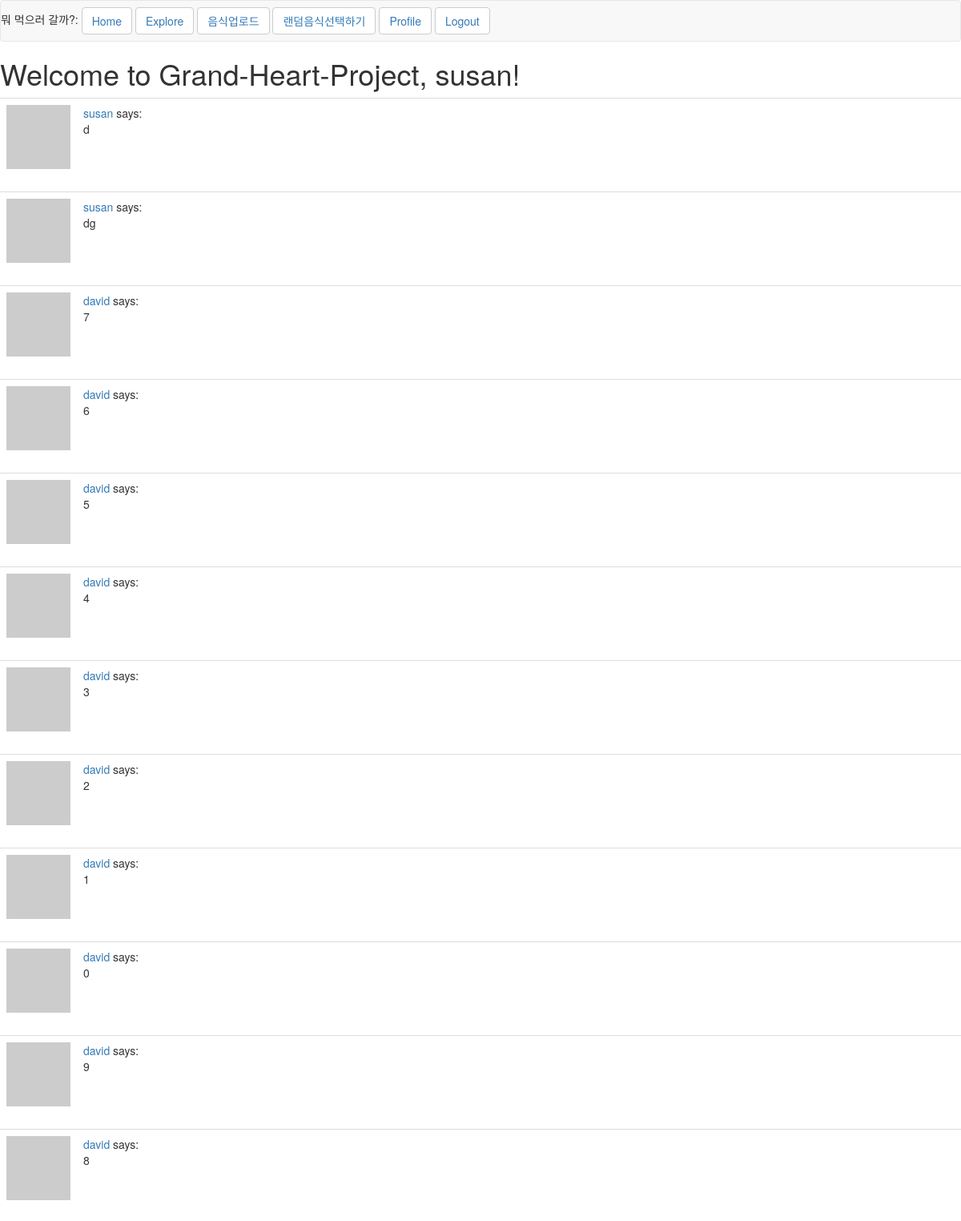
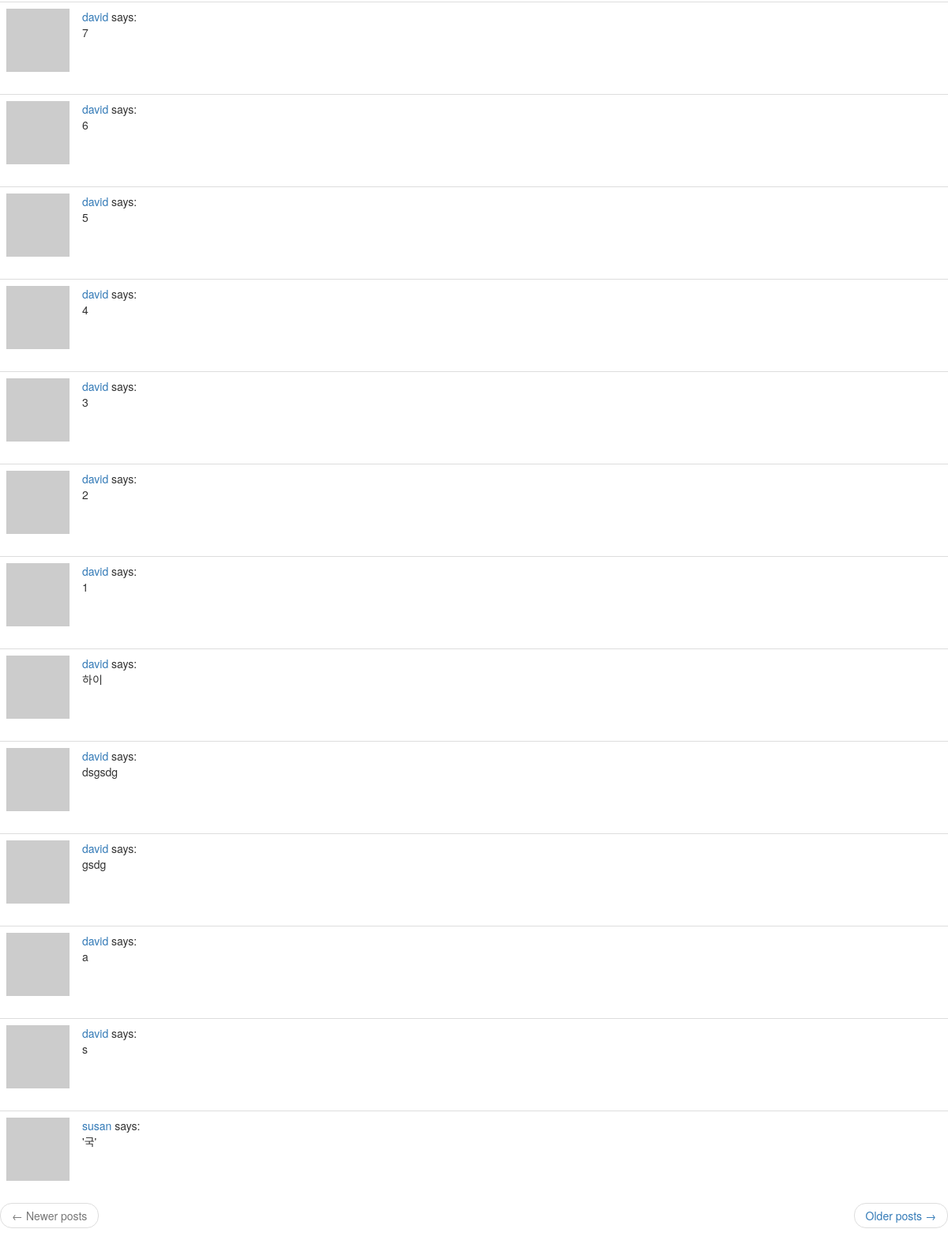
The page /explore (signed in) on the database as committed earlier (2 pictures, top to bottom).
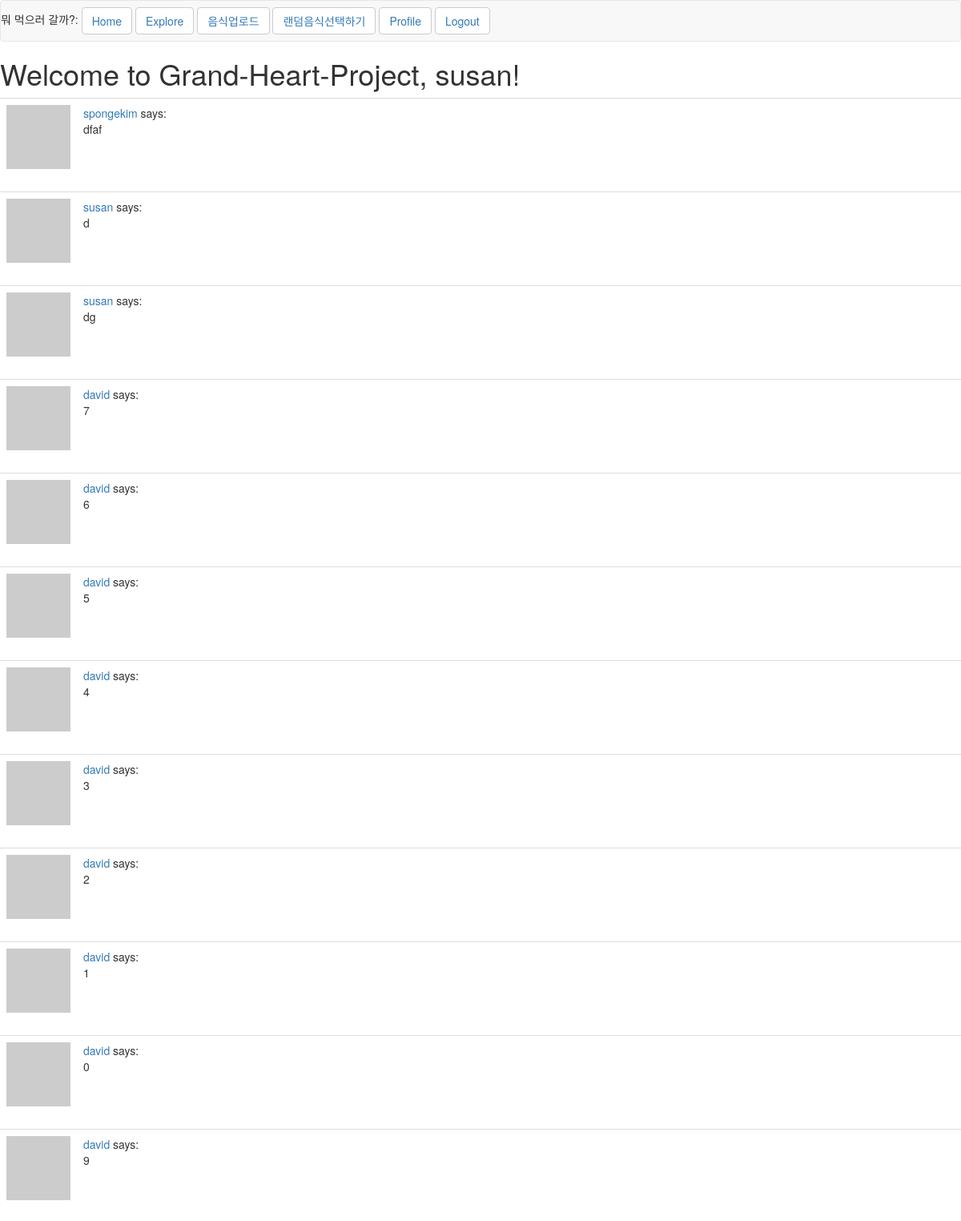
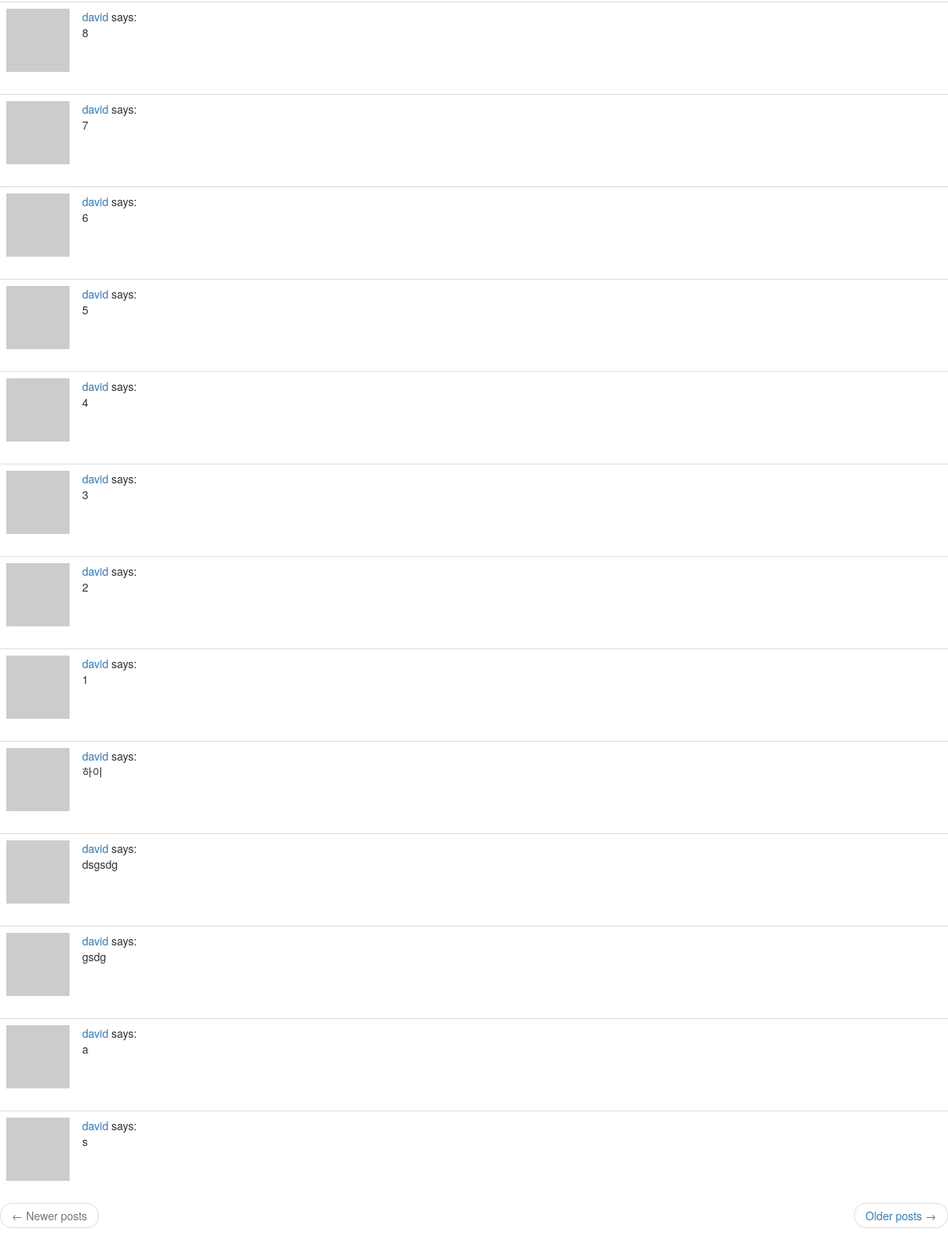
The same page on the database as committed later (2 pictures, top to bottom).
### app/models.py (models this page shows, shortened)
class User(UserMixin, db.Model):
    id = db.Column(db.Integer, primary_key=True)
    username = db.Column(db.String(64), index=True, unique=True)
    email = db.Column(db.String(120), index=True, unique=True)
    password_hash = db.Column(db.String(128))
    posts = db.relationship('Post', backref='author', lazy='dynamic')
    about_me = db.Column(db.String(140))
    last_seen = db.Column(db.DateTime, default=datetime.utcnow)
    followed = db.relationship(
        'User', secondary=followers,
        primaryjoin=(followers.c.follower_id == id),
        secondaryjoin=(followers.c.followed_id == id),
        backref=db.backref('followers', lazy='dynamic'), lazy='dynamic')
    friends = db.relationship("User",#친구 추가 기능
                secondary=association_table,#
                backref='added_by',#
                primaryjoin=id == association_table.c.user_id,#
                secondaryjoin=id == association_table.c.friend_id)#
    def avatar(self, size):
        digest = md5(self.email.lower().encode('utf-8')).hexdigest()
        return 'https://www.gravatar.com/avatar/{}?d=identicon&s={}'.format(
            digest, size)

class Post(db.Model):
    id = db.Column(db.Integer, primary_key=True)
    body = db.Column(db.String(140))
    timestamp = db.Column(db.DateTime, index=True, default=datetime.utcnow)
    user_id = db.Column(db.Integer, db.ForeignKey('user.id'))

### app/routes.py (the view)
@app.route('/explore')
@login_required
def explore():
   page = request.args.get('page', 1, type=int)
   posts = Post.query.order_by(Post.timestamp.desc()).paginate(
       page, app.config['POSTS_PER_PAGE'], False)
   next_url = url_for('explore', page=posts.next_num) \
       if posts.has_next else None
   prev_url = url_for('explore', page=posts.prev_num) \
       if posts.has_prev else None
   return render_template("index.html", title='Explore', posts=posts.items,
                         next_url=next_url, prev_url=prev_url)

### app/models.py (called while the page is built)
@login.user_loader
def load_user(id):
    return User.query.get(int(id))

### app/routes.py (called while the page is built)
@app.before_request
def before_request():
    if current_user.is_authenticated:
        current_user.last_seen = datetime.utcnow()
        db.session.commit()

### app/templates/index.html (shortened to what this page needs)
{% extends "base.html" %}
{% block content %}
    <h1>Welcome to Grand-Heart-Project, {{ current_user.username }}!</h1>
    {% for post in posts %}
        {% include '_post.html' %}
    {% endfor %}
    <nav aria-label="...">
        <ul class="pager">
            <li class="previous{% if not prev_url %} disabled{% endif %}">
                <a href="{{ prev_url or '#' }}">
                    <span aria-hidden="true">&larr;</span> Newer posts
                </a>
            </li>
            <li class="next{% if not next_url %} disabled{% endif %}">
                <a href="{{ next_url or '#' }}">
                    Older posts <span aria-hidden="true">&rarr;</span>
                </a>
            </li>
        </ul>
    </nav>
{% endblock %}

### app/templates/base.html (shortened to what this page needs)
{% extends 'bootstrap/base.html' %}
{% block navbar %}
    <nav class="navbar navbar-default">
        뭐 먹으러 갈까?:
        <button type="button" class="btn btn-default navbar-btn"><a href="{{ url_for('index') }}">Home</a></button>
        <button type="button" class="btn btn-default navbar-btn"><a href="{{ url_for('explore') }}">Explore</a></button>
        <button type="button" class="btn btn-default navbar-btn"><a href="/upload">음식업로드</a></button>
        <button type="button" class="btn btn-default navbar-btn"><a href="/random_show">랜덤음식선택하기</a></button>
        {% if current_user.is_anonymous %}
        <button type="button" class="btn btn-default navbar-btn"><a href="{{ url_for('login') }}">Login</a></button>
        {% else %}
        <button type="button" class="btn btn-default navbar-btn"><a href="{{ url_for('user', username=current_user.username) }}">Profile</a></button>
        <button type="button" class="btn btn-default navbar-btn"><a href="{{ url_for('logout') }}">Logout</a></button>
        {% endif %}
    </nav>
{% endblock %}

### app/templates/_post.html
<table class="table table-hover">
    <tr>
        <td width="70px">
            <a href="{{ url_for('user', username=post.author.username) }}">
                <img src="{{ post.author.avatar(70) }}" />
            </a>
        </td>
        <td>
            <a href="{{ url_for('user', username=post.author.username) }}">
                {{ post.author.username }}
            </a>
            says:
            <br>
            {{ post.body }}
        </td>
    </tr>
</table>

Rows that differ between the two databases and show on the page:
no longer on this page (row unchanged): Post: author.username "susan", body "'국'"
added Post: author.username "spongekim", body "dfaf"
